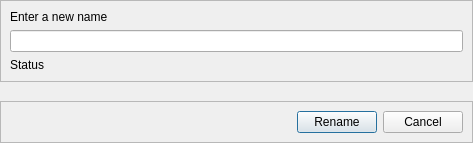
<?xml version="1.0" encoding="UTF-8"?>
<ui version="4.0">
 <class>Dialog</class>
 <widget class="QDialog" name="Dialog">
  <property name="geometry">
   <rect>
    <x>0</x>
    <y>0</y>
    <width>473</width>
    <height>143</height>
   </rect>
  </property>
  <property name="windowTitle">
   <string>Dialog</string>
  </property>
  <layout class="QVBoxLayout" name="verticalLayout_4">
   <property name="leftMargin">
    <number>0</number>
   </property>
   <property name="topMargin">
    <number>0</number>
   </property>
   <property name="rightMargin">
    <number>0</number>
   </property>
   <property name="bottomMargin">
    <number>0</number>
   </property>
   <item>
    <widget class="QFrame" name="frame">
     <property name="frameShape">
      <enum>QFrame::StyledPanel</enum>
     </property>
     <property name="frameShadow">
      <enum>QFrame::Raised</enum>
     </property>
     <layout class="QVBoxLayout" name="verticalLayout_3">
      <item>
       <layout class="QVBoxLayout" name="verticalLayout_2">
        <item>
         <widget class="QLabel" name="lbl_description">
          <property name="text">
           <string>Enter a new name</string>
          </property>
         </widget>
        </item>
        <item>
         <widget class="QLineEdit" name="le_name"/>
        </item>
        <item>
         <widget class="QLabel" name="lbl_status">
          <property name="text">
           <string>Status</string>
          </property>
         </widget>
        </item>
       </layout>
      </item>
     </layout>
    </widget>
   </item>
   <item>
    <spacer name="verticalSpacer">
     <property name="orientation">
      <enum>Qt::Vertical</enum>
     </property>
     <property name="sizeHint" stdset="0">
      <size>
       <width>20</width>
       <height>40</height>
      </size>
     </property>
    </spacer>
   </item>
   <item>
    <widget class="QFrame" name="frame_bottom">
     <property name="frameShape">
      <enum>QFrame::StyledPanel</enum>
     </property>
     <property name="frameShadow">
      <enum>QFrame::Raised</enum>
     </property>
     <layout class="QVBoxLayout" name="verticalLayout">
      <item>
       <layout class="QHBoxLayout" name="horizontalLayout">
        <item>
         <spacer name="horizontalSpacer">
          <property name="orientation">
           <enum>Qt::Horizontal</enum>
          </property>
          <property name="sizeHint" stdset="0">
           <size>
            <width>40</width>
            <height>20</height>
           </size>
          </property>
         </spacer>
        </item>
        <item>
         <widget class="QPushButton" name="btn_rename">
          <property name="text">
           <string>Rename</string>
          </property>
         </widget>
        </item>
        <item>
         <widget class="QPushButton" name="btn_cancel">
          <property name="text">
           <string>Cancel</string>
          </property>
         </widget>
        </item>
       </layout>
      </item>
     </layout>
    </widget>
   </item>
  </layout>
 </widget>
 <resources/>
 <connections/>
</ui>
